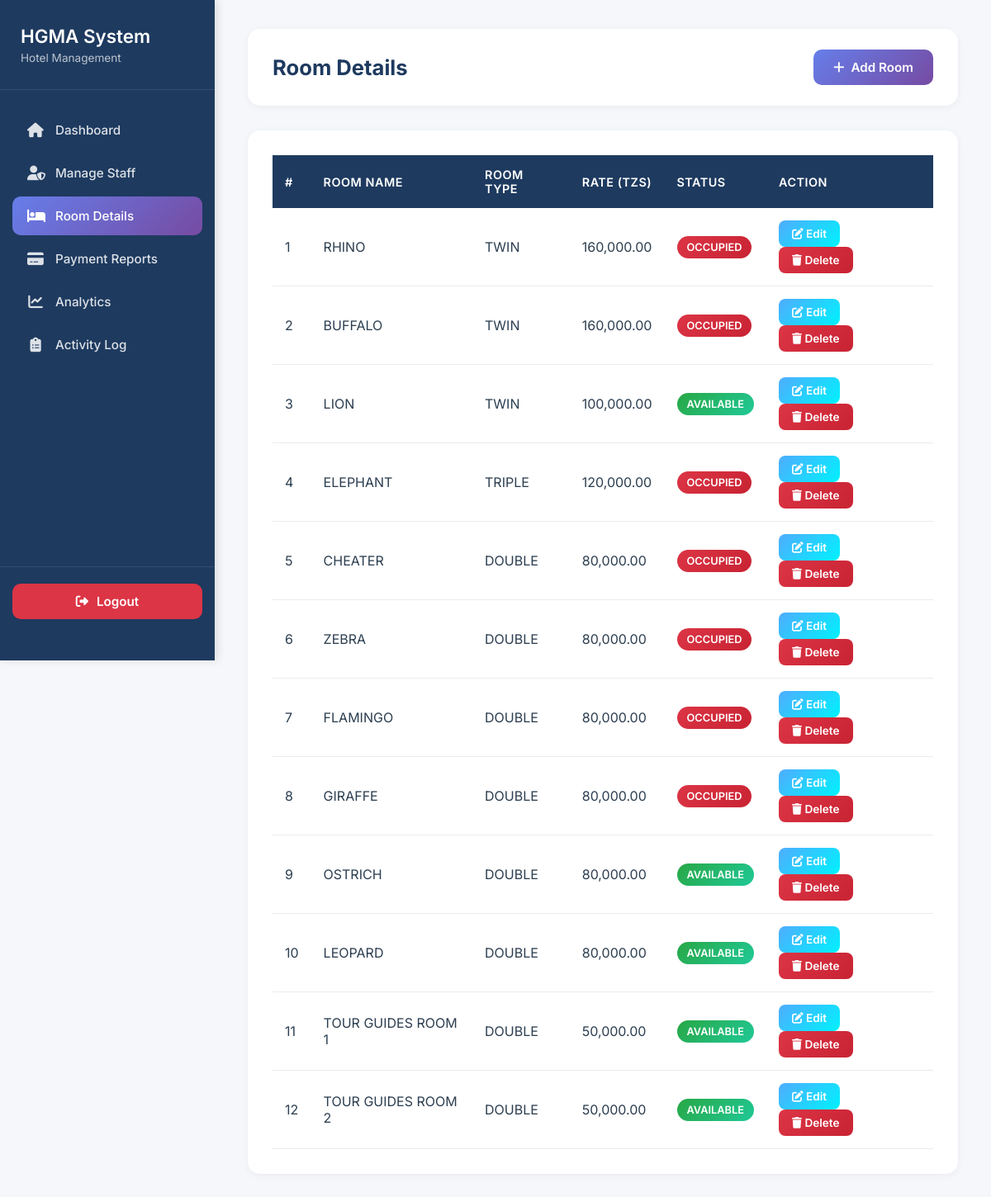
Screenshot of /room_details.php (signed in) with the database file from the repository.
### tables this page shows
CREATE TABLE `rooms` (
  `room_id` int(11) NOT NULL,
  `room_name` varchar(100) NOT NULL,
  `room_type` varchar(50) NOT NULL,
  `room_rate` decimal(10,2) NOT NULL DEFAULT 0.00,
  `status` enum('Available','Occupied','Reserved','Under Maintenance') NOT NULL DEFAULT 'Available',
  `created_by` enum('admin','receptionist') NOT NULL DEFAULT 'admin',
  `created_at` timestamp NOT NULL DEFAULT current_timestamp(),
  `updated_at` timestamp NOT NULL DEFAULT current_timestamp() ON UPDATE current_timestamp()
);

### room_details.php (the view, shortened to what this page needs)
<?php
include 'db_connect.php';
$currentPage = basename($_SERVER['PHP_SELF']);
$result = $conn->query("SELECT * FROM rooms ORDER BY room_id ASC");
?>
<!DOCTYPE html>
<html lang="en">
<head>
<link href="https://cdnjs.cloudflare.com/ajax/libs/font-awesome/6.4.0/css/all.min.css" rel="stylesheet">
</head>
<body>
<div class="sidebar">
    <div class="sidebar-header">
        <h2>HGMA System</h2>
        <p>Hotel Management</p>
    </div>
    <div class="sidebar-nav">
        <a href="manager_dashboard.php" class="<?= $currentPage=='manager_dashboard.php'?'active':'' ?>">
            <i class="fa-solid fa-house"></i>
            <span>Dashboard</span>
        </a>
        <a href="manage_staff.php" class="<?= $currentPage=='manage_staff.php'?'active':'' ?>">
            <i class="fa-solid fa-user-shield"></i>
            <span>Manage Staff</span>
        </a>
        <a href="room_details.php" class="<?= $currentPage=='room_details.php'?'active':'' ?>">
            <i class="fa-solid fa-bed"></i>
            <span>Room Details</span>
        </a>
        <a href="payment_reports.php" class="<?= $currentPage=='payment_reports.php'?'active':'' ?>">
            <i class="fa-solid fa-credit-card"></i>
            <span>Payment Reports</span>
        </a>
        <a href="analytics.php" class="<?= $currentPage=='analytics.php'?'active':'' ?>">
            <i class="fa-solid fa-chart-line"></i>
            <span>Analytics</span>
        </a>
        <a href="activity_log.php" class="<?= $currentPage=='activity_log.php'?'active':'' ?>">
            <i class="fa-solid fa-clipboard-list"></i>
            <span>Activity Log</span>
        </a>
    </div>
    <div class="logout-section">
        <form action="logout.php" method="post">
            <button type="submit" class="logout-btn">
                <i class="fa-solid fa-right-from-bracket"></i>
                <span>Logout</span>
            </button>
        </form>
    </div>
</div>
<div class="main-content">
    <div class="header">
        <h2>Room Details</h2>
        <button class="add-btn" onclick="openModal()">
            <i class="fa-solid fa-plus"></i> Add Room
        </button>
    </div>
    <div class="table-container">
        <table>
            <thead>
                <tr>
                    <th>#</th>
                    <th>Room Name</th>
                    <th>Room Type</th>
                    <th>Rate (TZS)</th>
                    <th>Status</th>
                    <th>Action</th>
                </tr>
            </thead>
            <tbody>
                <?php if($result && $result->num_rows>0): $i=1; while($row = $result->fetch_assoc()): ?>
                    <tr>
                        <td><?= $i++ ?></td>
                        <td><?= htmlspecialchars($row['room_name']) ?></td>
                        <td><?= htmlspecialchars($row['room_type']) ?></td>
                        <td><?= number_format($row['room_rate'],2) ?></td>
                        <td><span class="badge-<?= strtoupper($row['status']) ?>"><?= strtoupper($row['status']) ?></span></td>
                        <td>
                            <button onclick="openModal('<?= $row['room_id'] ?>','<?= $row['room_name'] ?>','<?= $row['room_type'] ?>','<?= $row['room_rate'] ?>')">
                                <i class="fa-solid fa-edit"></i> Edit
                            </button>
                            <button class="delete-btn" onclick="confirmDelete(<?= $row['room_id'] ?>)">
                                <i class="fa-solid fa-trash"></i> Delete
                            </button>
                        </td>
                    </tr>
                <?php endwhile; else: ?>
                    <tr><td colspan="6" class="text-center">No rooms found.</td></tr>
                <?php endif; ?>
            </tbody>
        </table>
    </div>
</div>
</body>
</html>

### room_details.php (style rules this page uses)
* { margin: 0; padding: 0; box-sizing: border-box; font-family: 'Inter', sans-serif; }
body { background: #f5f7fa; color: #2c3e50; min-height: 100vh; }
.sidebar { position: fixed; left: 0; top: 0; width: 260px; height: 100vh; background: #1e3a5f; color: #fff; padding: 30px 0; display: flex; flex-direction: column; box-shadow: 4px 0 10px rgba(0, 0, 0, 0.1); z-index: 1000; }
.sidebar-header { padding: 0 25px 30px 25px; border-bottom: 1px solid rgba(255, 255, 255, 0.1); margin-bottom: 20px; }
.sidebar-header h2 { font-weight: 600; font-size: 1.4rem; color: #fff; margin-bottom: 5px; }
.sidebar-header p { font-size: 0.85rem; color: rgba(255, 255, 255, 0.7); }
.sidebar-nav { flex: 1; padding: 0 15px; }
.sidebar a { text-decoration: none; color: rgba(255, 255, 255, 0.85); display: flex; align-items: center; padding: 14px 18px; margin: 5px 0; border-radius: 10px; transition: all 0.3s ease; font-weight: 500; font-size: 0.95rem; }
.sidebar a i { margin-right: 14px; font-size: 1.1rem; width: 20px; text-align: center; }
.sidebar a.active { background: linear-gradient(135deg, #667eea 0%, #764ba2 100%); color: #fff; }
.logout-section { padding: 0 15px 20px 15px; border-top: 1px solid rgba(255, 255, 255, 0.1); margin-top: 20px; padding-top: 20px; }
.logout-btn { width: 100%; padding: 12px 18px; background: #dc3545; color: #fff; border: none; border-radius: 10px; cursor: pointer; transition: all 0.3s ease; font-weight: 600; font-size: 0.95rem; display: flex; align-items: center; justify-content: center; }
.logout-btn i { margin-right: 10px; }
.main-content { margin-left: 260px; padding: 35px 40px; min-height: 100vh; }
.header { display: flex; justify-content: space-between; align-items: center; margin-bottom: 30px; background: #fff; padding: 25px 30px; border-radius: 15px; box-shadow: 0 2px 10px rgba(0, 0, 0, 0.05); }
.header h2 { font-size: 1.6rem; font-weight: 700; color: #1e3a5f; }
.add-btn { padding: 12px 24px; background: linear-gradient(135deg, #667eea 0%, #764ba2 100%); color: #fff; border: none; border-radius: 10px; font-weight: 600; font-size: 0.95rem; cursor: pointer; transition: all 0.3s ease; display: flex; align-items: center; gap: 8px; }
.table-container { background: #fff; border-radius: 15px; padding: 30px; box-shadow: 0 2px 10px rgba(0, 0, 0, 0.05); overflow-x: auto; }
table { width: 100%; border-collapse: collapse; border: none; }
table th { background: #1e3a5f; color: #fff; text-align: left; padding: 15px; font-weight: 600; font-size: 0.9rem; text-transform: uppercase; letter-spacing: 0.5px; }
table td { padding: 15px; text-align: left; border-bottom: 1px solid #e9ecef; vertical-align: middle; color: #2c3e50; }
table tbody tr { transition: all 0.2s ease; }
.badge-AVAILABLE { background: linear-gradient(135deg, #28a745, #20c997); color: #fff; padding: 6px 12px; border-radius: 20px; font-size: 0.8rem; font-weight: 600; display: inline-block; }
.badge-OCCUPIED { background: linear-gradient(135deg, #dc3545, #c82333); color: #fff; padding: 6px 12px; border-radius: 20px; font-size: 0.8rem; font-weight: 600; display: inline-block; }
table td button { padding: 8px 16px; border: none; border-radius: 8px; font-weight: 600; font-size: 0.85rem; cursor: pointer; transition: all 0.3s ease; margin-right: 8px; }
table td button:first-of-type { background: linear-gradient(135deg, #4facfe 0%, #00f2fe 100%); color: #fff; }
.delete-btn { background: linear-gradient(135deg, #dc3545, #c82333) !important; color: #fff !important; }

### rows the page displays
rooms: room_name "RHINO", room_type "TWIN", room_rate "160,000.00", status "OCCUPIED"
rooms: room_name "BUFFALO", room_type "TWIN", room_rate "160,000.00", status "OCCUPIED"
rooms: room_name "LION", room_type "TWIN", room_rate "100,000.00", status "AVAILABLE"
rooms: room_name "ELEPHANT", room_type "TRIPLE", room_rate "120,000.00", status "OCCUPIED"
rooms: room_name "CHEATER", room_type "DOUBLE", room_rate "80,000.00", status "OCCUPIED"
rooms: room_name "ZEBRA", room_type "DOUBLE", room_rate "80,000.00", status "OCCUPIED"
rooms: room_name "FLAMINGO", room_type "DOUBLE", room_rate "80,000.00", status "OCCUPIED"
rooms: room_name "GIRAFFE", room_type "DOUBLE", room_rate "80,000.00", status "OCCUPIED"
rooms: room_name "OSTRICH", room_type "DOUBLE", room_rate "80,000.00", status "AVAILABLE"
rooms: room_name "LEOPARD", room_type "DOUBLE", room_rate "80,000.00", status "AVAILABLE"
rooms: room_name "TOUR GUIDES ROOM 1", room_type "DOUBLE", room_rate "50,000.00", status "AVAILABLE"
rooms: room_name "TOUR GUIDES ROOM 2", room_type "DOUBLE", room_rate "50,000.00", status "AVAILABLE"
